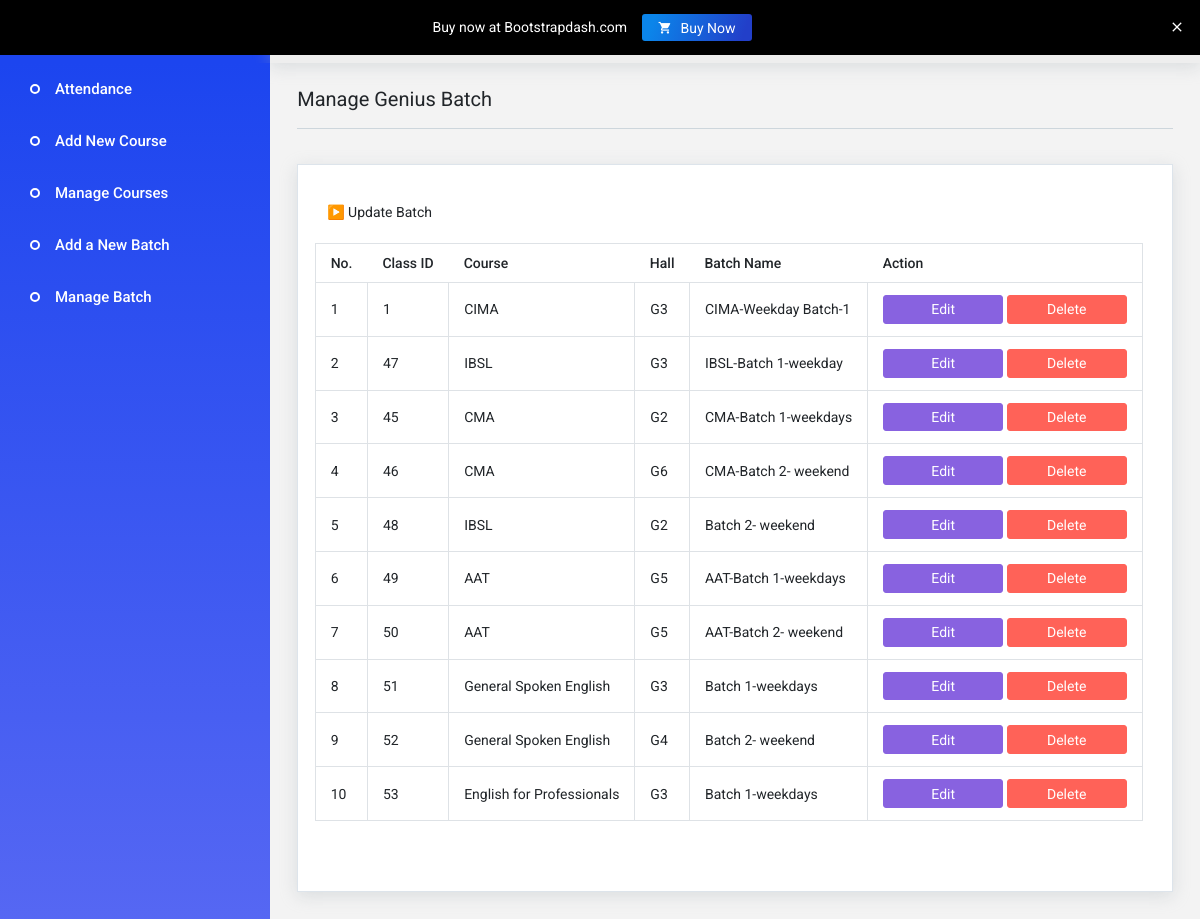
The page /manage_class.php on the database its author committed.
### tables this page shows
CREATE TABLE `class` (
  `cID` int(10) NOT NULL AUTO_INCREMENT,
  `course` varchar(100) NOT NULL,
  `hall` varchar(20) NOT NULL DEFAULT 'Hall0',
  `subject` varchar(20) NOT NULL,
  PRIMARY KEY (`cID`)
);

### manage_class.php (the view, shortened to what this page needs)
<?php include 'includes/header.php';?>
        <div class="main-panel">
          <div class="content-wrapper">
            <div class="row page-title-header">
              <div class="col-12">
                <div class="page-header">
                  <h4 class="page-title">Manage Genius Batch</h4>
                </div>
              </div>
            </div>
            <div class="row">
              <div class="col-md-12 grid-margin">
                <div class="card">
                  <div class="card-body">
                      <form action="" method="post">
                 <div class="row">
                        <div class="col-md-10">
                          <div class="form-group row">
                    <label class="col-sm-8 col-form-label">▶️  Update Batch</label>
                        <br><br>
                          <table class="table table-bordered">
                      <thead>
                                    <tr>
                                        <th>No.</th>
                                        <th >Class ID</th>
                                        <th >Course</th>
                                        <th >Hall</th>
                                        <th >Batch Name</th>
                                        <th>Action</th>
                                    </tr>
                                </thead>
                                <tbody id="myTable">
 <?php
                $query="select * from class";
                $count=1;
                $run_query=mysqli_query($con,$query);
                while ($row = mysqli_fetch_assoc($run_query)) {
                            $clID=$row['cID'];
                            $clCourse=$row['course'];
                            $clHall=$row['hall'];
                            $clSubject=$row['subject'];
                                ?>
                                   <tr>
                                    <form action="" method="post">
									<td ><?php echo $count;?></td>
                                    <td><?php echo $clID;?></td>
                                    <td><?php echo $clCourse;?></td>
                                    <td><?php echo $clHall;?></td>
                                    <td><?php echo $clSubject;?></td>
									<td >
									     <a href="class_update.php?clID=<?php echo $clID;?>"><button type="button" class="btn btn-info btn-fw">Edit</button></a>
									    <input type="submit" name="del_class" class="btn btn-danger btn-fw" value="Delete"></td>
                                    </form>
								</tr>
 <?php $count++; }?>
                                </tbody>
                            </table>
<br>
              </div>
            </div>
            </div>
        </div>
      </div>
    </div>
                            </div></div></div>
                  </div>
                </div>
<?php include 'includes/footer.php';?>

### includes/header.php (shortened to what this page needs)
<!DOCTYPE html>
<html lang="en">
  <head>
    <link rel="stylesheet" href="assets/vendors/iconfonts/mdi/css/materialdesignicons.min.css">
    <link rel="stylesheet" href="assets/vendors/iconfonts/ionicons/css/ionicons.css">
    <link rel="stylesheet" href="assets/vendors/iconfonts/typicons/src/font/typicons.css">
    <link rel="stylesheet" href="assets/vendors/iconfonts/flag-icon-css/css/flag-icon.min.css">
    <link rel="stylesheet" href="assets/vendors/css/vendor.bundle.base.css">
    <link rel="stylesheet" href="assets/vendors/css/vendor.bundle.addons.css">
    <link rel="stylesheet" href="assets/css/shared/style.css">
    <link rel="stylesheet" href="assets/css/demo_1/style.css">
  </head>
 <body>
    <div class="container-scroller">
      <nav class="navbar default-layout col-lg-12 col-12 p-0 d-flex flex-row">
        <div class="text-center navbar-brand-wrapper d-flex align-items-top justify-content-center">
          <a class="navbar-brand brand-logo" href="index.php">
              <p style="margin-top: 3.8%; font-family: 'Roboto Mono'; color: white; font-size: 18px; font-weight: 300;">Attendance Management</p></a>
        </div>
        <div style="background-color:#EEEEEE;" class="navbar-menu-wrapper d-flex align-items-center">
          <form class="ml-auto search-form d-none d-md-block" action="#">
            <div class="form-group">
            </div>
          </form>
        </div>
      </nav>
      <div class="container-fluid page-body-wrapper">
        <nav class="sidebar sidebar-offcanvas" id="sidebar">
          <ul class="nav">
            <li class="nav-item">
              <a class="nav-link" href="index.php">
                <span class="menu-title">Attendance</span>
              </a>
            </li>
             <li class="nav-item">
              <a class="nav-link" href="course_add.php">
                <span class="menu-title">Add New Course</span>
              </a>
            </li>
            <li class="nav-item">
              <a class="nav-link" href="manage_course.php">
                <span class="menu-title">Manage Courses</span>
              </a>
            </li>
              <li class="nav-item">
              <a class="nav-link" href="add_class.php">
                <span class="menu-title">Add a New Batch</span>
              </a>
            </li>
            <li class="nav-item">
              <a class="nav-link" href="manage_class.php">
                <span class="menu-title">Manage Batch</span>
              </a>
            </li>
          </ul>
        </nav>

### includes/footer.php (shortened to what this page needs)
  </body>
</html>

### rows shown on the page
class: cID "1", course "CIMA", hall "G3", subject "CIMA-Weekday Batch-1"
class: cID "47", course "IBSL", hall "G3", subject "IBSL-Batch 1-weekday"
class: cID "45", course "CMA", hall "G2", subject "CMA-Batch 1-weekdays"
class: cID "46", course "CMA", hall "G6", subject "CMA-Batch 2- weekend"
class: cID "48", course "IBSL", hall "G2", subject "Batch 2- weekend"
class: cID "49", course "AAT", hall "G5", subject "AAT-Batch 1-weekdays"
class: cID "50", course "AAT", hall "G5", subject "AAT-Batch 2- weekend"
class: cID "51", course "General Spoken English", hall "G3", subject "Batch 1-weekdays"
class: cID "52", course "General Spoken English", hall "G4", subject "Batch 2- weekend"
class: cID "53", course "English for Professionals", hall "G3", subject "Batch 1-weekdays"
